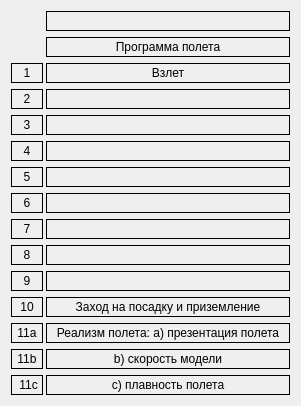
   <widget class="QWidget" name="formLayoutWidget">
    <property name="geometry">
     <rect>
      <x>10</x>
      <y>20</y>
      <width>301</width>
      <height>386</height>
     </rect>
    </property>
    <layout class="QFormLayout" name="formLayout">
     <property name="horizontalSpacing">
      <number>3</number>
     </property>
     <item row="2" column="0">
      <widget class="QLabel" name="label">
       <property name="minimumSize">
        <size>
         <width>32</width>
         <height>20</height>
        </size>
       </property>
       <property name="maximumSize">
        <size>
         <width>32</width>
         <height>20</height>
        </size>
       </property>
       <property name="frameShape">
        <enum>QFrame::Box</enum>
       </property>
       <property name="text">
        <string>1</string>
       </property>
       <property name="alignment">
        <set>Qt::AlignCenter</set>
       </property>
      </widget>
     </item>
     <item row="2" column="1">
      <widget class="QLabel" name="fig_1">
       <property name="minimumSize">
        <size>
         <width>0</width>
         <height>20</height>
        </size>
       </property>
       <property name="maximumSize">
        <size>
         <width>16777215</width>
         <height>20</height>
        </size>
       </property>
       <property name="frameShape">
        <enum>QFrame::Box</enum>
       </property>
       <property name="text">
        <string>Взлет</string>
       </property>
       <property name="alignment">
        <set>Qt::AlignCenter</set>
       </property>
      </widget>
     </item>
     <item row="3" column="0">
      <widget class="QLabel" name="label_3">
       <property name="minimumSize">
        <size>
         <width>32</width>
         <height>20</height>
        </size>
       </property>
       <property name="maximumSize">
        <size>
         <width>32</width>
         <height>20</height>
        </size>
       </property>
       <property name="frameShape">
        <enum>QFrame::Box</enum>
       </property>
       <property name="text">
        <string>  2  </string>
       </property>
       <property name="alignment">
        <set>Qt::AlignCenter</set>
       </property>
      </widget>
     </item>
     <item row="3" column="1">
      <widget class="QLabel" name="fig_2">
       <property name="minimumSize">
        <size>
         <width>0</width>
         <height>20</height>
        </size>
       </property>
       <property name="maximumSize">
        <size>
         <width>16777215</width>
         <height>20</height>
        </size>
       </property>
       <property name="frameShape">
        <enum>QFrame::Box</enum>
       </property>
       <property name="text">
        <string/>
       </property>
       <property name="alignment">
        <set>Qt::AlignCenter</set>
       </property>
      </widget>
     </item>
     <item row="4" column="0">
      <widget class="QLabel" name="label_4">
       <property name="minimumSize">
        <size>
         <width>32</width>
         <height>20</height>
        </size>
       </property>
       <property name="maximumSize">
        <size>
         <width>32</width>
         <height>20</height>
        </size>
       </property>
       <property name="frameShape">
        <enum>QFrame::Box</enum>
       </property>
       <property name="text">
        <string>  3  </string>
       </property>
       <property name="alignment">
        <set>Qt::AlignCenter</set>
       </property>
      </widget>
     </item>
     <item row="4" column="1">
      <widget class="QLabel" name="fig_3">
       <property name="minimumSize">
        <size>
         <width>0</width>
         <height>20</height>
        </size>
       </property>
       <property name="maximumSize">
        <size>
         <width>16777215</width>
         <height>20</height>
        </size>
       </property>
       <property name="frameShape">
        <enum>QFrame::Box</enum>
       </property>
       <property name="text">
        <string/>
       </property>
       <property name="alignment">
        <set>Qt::AlignCenter</set>
       </property>
      </widget>
     </item>
     <item row="5" column="0">
      <widget class="QLabel" name="label_5">
       <property name="minimumSize">
        <size>
         <width>32</width>
         <height>20</height>
        </size>
       </property>
       <property name="maximumSize">
        <size>
         <width>32</width>
         <height>20</height>
        </size>
       </property>
       <property name="frameShape">
        <enum>QFrame::Box</enum>
       </property>
       <property name="text">
        <string>  4  </string>
       </property>
       <property name="alignment">
        <set>Qt::AlignCenter</set>
       </property>
      </widget>
     </item>
     <item row="5" column="1">
      <widget class="QLabel" name="fig_4">
       <property name="minimumSize">
        <size>
         <width>0</width>
         <height>20</height>
        </size>
       </property>
       <property name="maximumSize">
        <size>
         <width>16777215</width>
         <height>20</height>
        </size>
       </property>
       <property name="frameShape">
        <enum>QFrame::Box</enum>
       </property>
       <property name="text">
        <string/>
       </property>
       <property name="alignment">
        <set>Qt::AlignCenter</set>
       </property>
      </widget>
     </item>
     <item row="6" column="0">
      <widget class="QLabel" name="label_6">
       <property name="minimumSize">
        <size>
         <width>32</width>
         <height>20</height>
        </size>
       </property>
       <property name="maximumSize">
        <size>
         <width>32</width>
         <height>20</height>
        </size>
       </property>
       <property name="frameShape">
        <enum>QFrame::Box</enum>
       </property>
       <property name="text">
        <string>  5  </string>
       </property>
       <property name="alignment">
        <set>Qt::AlignCenter</set>
       </property>
      </widget>
     </item>
     <item row="6" column="1">
      <widget class="QLabel" name="fig_5">
       <property name="minimumSize">
        <size>
         <width>0</width>
         <height>20</height>
        </size>
       </property>
       <property name="maximumSize">
        <size>
         <width>16777215</width>
         <height>20</height>
        </size>
       </property>
       <property name="frameShape">
        <enum>QFrame::Box</enum>
       </property>
       <property name="text">
        <string/>
       </property>
       <property name="alignment">
        <set>Qt::AlignCenter</set>
       </property>
      </widget>
     </item>
     <item row="7" column="0">
      <widget class="QLabel" name="label_7">
       <property name="minimumSize">
        <size>
         <width>32</width>
         <height>20</height>
        </size>
       </property>
       <property name="maximumSize">
        <size>
         <width>32</width>
         <height>20</height>
        </size>
       </property>
       <property name="frameShape">
        <enum>QFrame::Box</enum>
       </property>
       <property name="text">
        <string>  6  </string>
       </property>
       <property name="alignment">
        <set>Qt::AlignCenter</set>
       </property>
      </widget>
     </item>
     <item row="7" column="1">
      <widget class="QLabel" name="fig_6">
       <property name="minimumSize">
        <size>
         <width>0</width>
         <height>20</height>
        </size>
       </property>
       <property name="maximumSize">
        <size>
         <width>16777215</width>
         <height>20</height>
        </size>
       </property>
       <property name="frameShape">
        <enum>QFrame::Box</enum>
       </property>
       <property name="text">
        <string/>
       </property>
       <property name="alignment">
        <set>Qt::AlignCenter</set>
       </property>
      </widget>
     </item>
     <item row="8" column="0">
      <widget class="QLabel" name="label_8">
       <property name="minimumSize">
        <size>
         <width>32</width>
         <height>20</height>
        </size>
       </property>
       <property name="maximumSize">
        <size>
         <width>32</width>
         <height>20</height>
        </size>
       </property>
       <property name="frameShape">
        <enum>QFrame::Box</enum>
       </property>
       <property name="text">
        <string>  7  </string>
       </property>
       <property name="alignment">
        <set>Qt::AlignCenter</set>
       </property>
      </widget>
     </item>
     <item row="8" column="1">
      <widget class="QLabel" name="fig_7">
       <property name="minimumSize">
        <size>
         <width>0</width>
         <height>20</height>
        </size>
       </property>
       <property name="maximumSize">
        <size>
         <width>16777215</width>
         <height>20</height>
        </size>
       </property>
       <property name="frameShape">
        <enum>QFrame::Box</enum>
       </property>
       <property name="text">
        <string/>
       </property>
       <property name="alignment">
        <set>Qt::AlignCenter</set>
       </property>
      </widget>
     </item>
     <item row="9" column="0">
      <widget class="QLabel" name="label_9">
       <property name="minimumSize">
        <size>
         <width>32</width>
         <height>20</height>
        </size>
       </property>
       <property name="maximumSize">
        <size>
         <width>32</width>
         <height>20</height>
        </size>
       </property>
       <property name="frameShape">
        <enum>QFrame::Box</enum>
       </property>
       <property name="text">
        <string>  8  </string>
       </property>
       <property name="alignment">
        <set>Qt::AlignCenter</set>
       </property>
      </widget>
     </item>
     <item row="9" column="1">
      <widget class="QLabel" name="fig_8">
       <property name="minimumSize">
        <size>
         <width>0</width>
         <height>20</height>
        </size>
       </property>
       <property name="maximumSize">
        <size>
         <width>16777215</width>
         <height>20</height>
        </size>
       </property>
       <property name="frameShape">
        <enum>QFrame::Box</enum>
       </property>
       <property name="text">
        <string/>
       </property>
       <property name="alignment">
        <set>Qt::AlignCenter</set>
       </property>
      </widget>
     </item>
     <item row="10" column="0">
      <widget class="QLabel" name="label_10">
       <property name="minimumSize">
        <size>
         <width>32</width>
         <height>20</height>
        </size>
       </property>
       <property name="maximumSize">
        <size>
         <width>32</width>
         <height>20</height>
        </size>
       </property>
       <property name="frameShape">
        <enum>QFrame::Box</enum>
       </property>
       <property name="text">
        <string>  9  </string>
       </property>
       <property name="alignment">
        <set>Qt::AlignCenter</set>
       </property>
      </widget>
     </item>
     <item row="10" column="1">
      <widget class="QLabel" name="fig_9">
       <property name="minimumSize">
        <size>
         <width>0</width>
         <height>20</height>
        </size>
       </property>
       <property name="maximumSize">
        <size>
         <width>16777215</width>
         <height>20</height>
        </size>
       </property>
       <property name="frameShape">
        <enum>QFrame::Box</enum>
       </property>
       <property name="text">
        <string/>
       </property>
       <property name="alignment">
        <set>Qt::AlignCenter</set>
       </property>
      </widget>
     </item>
     <item row="11" column="0">
      <widget class="QLabel" name="label_11">
       <property name="minimumSize">
        <size>
         <width>32</width>
         <height>20</height>
        </size>
       </property>
       <property name="maximumSize">
        <size>
         <width>32</width>
         <height>20</height>
        </size>
       </property>
       <property name="frameShape">
        <enum>QFrame::Box</enum>
       </property>
       <property name="text">
        <string>  10  </string>
       </property>
       <property name="alignment">
        <set>Qt::AlignCenter</set>
       </property>
      </widget>
     </item>
     <item row="11" column="1">
      <widget class="QLabel" name="fig_10">
       <property name="minimumSize">
        <size>
         <width>0</width>
         <height>20</height>
        </size>
       </property>
       <property name="maximumSize">
        <size>
         <width>16777215</width>
         <height>20</height>
        </size>
       </property>
       <property name="frameShape">
        <enum>QFrame::Box</enum>
       </property>
       <property name="text">
        <string>Заход на посадку и приземление</string>
       </property>
       <property name="alignment">
        <set>Qt::AlignCenter</set>
       </property>
      </widget>
     </item>
     <item row="1" column="1">
      <widget class="QLabel" name="label_48">
       <property name="minimumSize">
        <size>
         <width>32</width>
         <height>20</height>
        </size>
       </property>
       <property name="maximumSize">
        <size>
         <width>400</width>
         <height>20</height>
        </size>
       </property>
       <property name="frameShape">
        <enum>QFrame::Box</enum>
       </property>
       <property name="text">
        <string>Программа полета</string>
       </property>
       <property name="alignment">
        <set>Qt::AlignCenter</set>
       </property>
      </widget>
     </item>
     <item row="0" column="1">
      <widget class="QLabel" name="name">
       <property name="minimumSize">
        <size>
         <width>32</width>
         <height>20</height>
        </size>
       </property>
       <property name="maximumSize">
        <size>
         <width>400</width>
         <height>20</height>
        </size>
       </property>
       <property name="frameShape">
        <enum>QFrame::Box</enum>
       </property>
       <property name="text">
        <string/>
       </property>
       <property name="alignment">
        <set>Qt::AlignCenter</set>
       </property>
      </widget>
     </item>
     <item row="12" column="0">
      <widget class="QLabel" name="label_12">
       <property name="minimumSize">
        <size>
         <width>32</width>
         <height>20</height>
        </size>
       </property>
       <property name="maximumSize">
        <size>
         <width>32</width>
         <height>20</height>
        </size>
       </property>
       <property name="frameShape">
        <enum>QFrame::Box</enum>
       </property>
       <property name="text">
        <string>  11a  </string>
       </property>
       <property name="alignment">
        <set>Qt::AlignCenter</set>
       </property>
      </widget>
     </item>
     <item row="13" column="0">
      <widget class="QLabel" name="label_17">
       <property name="minimumSize">
        <size>
         <width>32</width>
         <height>20</height>
        </size>
       </property>
       <property name="maximumSize">
        <size>
         <width>32</width>
         <height>20</height>
        </size>
       </property>
       <property name="frameShape">
        <enum>QFrame::Box</enum>
       </property>
       <property name="text">
        <string>  11b  </string>
       </property>
       <property name="alignment">
        <set>Qt::AlignCenter</set>
       </property>
      </widget>
     </item>
     <item row="14" column="0">
      <widget class="QLabel" name="label_18">
       <property name="minimumSize">
        <size>
         <width>32</width>
         <height>20</height>
        </size>
       </property>
       <property name="maximumSize">
        <size>
         <width>32</width>
         <height>20</height>
        </size>
       </property>
       <property name="frameShape">
        <enum>QFrame::Box</enum>
       </property>
       <property name="text">
        <string>  11c </string>
       </property>
       <property name="alignment">
        <set>Qt::AlignCenter</set>
       </property>
      </widget>
     </item>
     <item row="12" column="1">
      <widget class="QLabel" name="fig_11">
       <property name="minimumSize">
        <size>
         <width>0</width>
         <height>20</height>
        </size>
       </property>
       <property name="maximumSize">
        <size>
         <width>16777215</width>
         <height>20</height>
        </size>
       </property>
       <property name="frameShape">
        <enum>QFrame::Box</enum>
       </property>
       <property name="text">
        <string>Реализм полета: a) презентация полета</string>
       </property>
       <property name="alignment">
        <set>Qt::AlignCenter</set>
       </property>
      </widget>
     </item>
     <item row="13" column="1">
      <widget class="QLabel" name="fig_12">
       <property name="minimumSize">
        <size>
         <width>0</width>
         <height>20</height>
        </size>
       </property>
       <property name="maximumSize">
        <size>
         <width>16777215</width>
         <height>20</height>
        </size>
       </property>
       <property name="frameShape">
        <enum>QFrame::Box</enum>
       </property>
       <property name="text">
        <string>b) скорость модели</string>
       </property>
       <property name="alignment">
        <set>Qt::AlignCenter</set>
       </property>
      </widget>
     </item>
     <item row="14" column="1">
      <widget class="QLabel" name="fig_13">
       <property name="minimumSize">
        <size>
         <width>0</width>
         <height>20</height>
        </size>
       </property>
       <property name="maximumSize">
        <size>
         <width>16777215</width>
         <height>20</height>
        </size>
       </property>
       <property name="frameShape">
        <enum>QFrame::Box</enum>
       </property>
       <property name="text">
        <string>c) плавность полета</string>
       </property>
       <property name="alignment">
        <set>Qt::AlignCenter</set>
       </property>
      </widget>
     </item>
    </layout>
   </widget>
